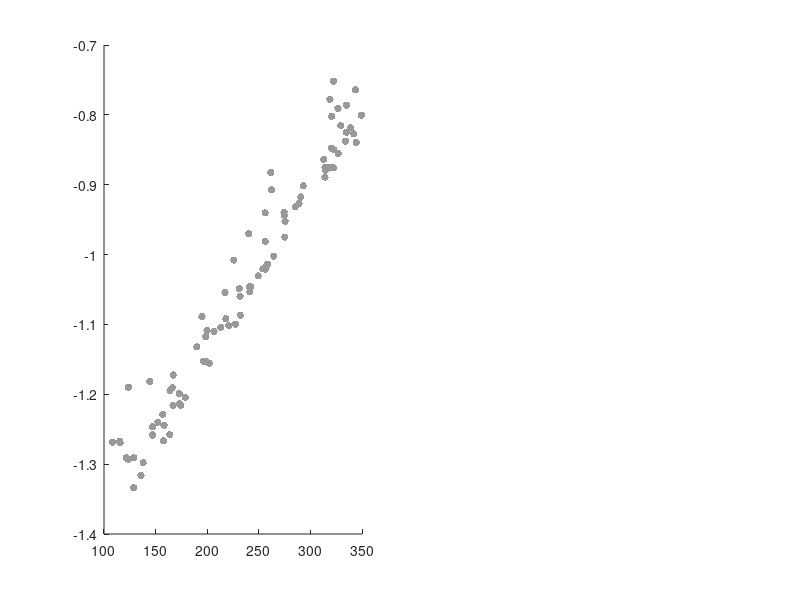

Write the MATLAB code that produced this figure. (Note: this script raises an error after producing the figure.)
%%
% Reproduces the modeling panels in Fig. 3 in:
%   IA Oldenburg, WD Hendricks, G Handy, K Shamardani, HA Bounds, B Doiron, 
%   H Adesnik. The logic of recurrent circuits in the primary visual 
%   cortex. bioRxiv (2022)
%
% Written and edited by G Handy 10/14/2022
%%
clear; close all; clc;

% Load the simulation data
load('./SimData/spreadSimData.mat','actDist','aveSupp','total_fit','aveExc',...
    'exc_fit','inh_fit','aveInh')

%%
xstart = 100; xend = 350;
figure(1); clf; subplot(1,2,1); hold on;

plot(actDist(actDist>0 & actDist<350),aveSupp(actDist>0 & actDist<350),'.',...
    'markersize',16,'color',[.6 .6 .6])
plot([xstart:0.1:xend],total_fit.predict([xstart:0.1:xend]'),'-','color',[0.85 0.325 0.098],...
    'linewidth',1.5)
set(gca,'fontsize',16)
xlabel('Spread of Ensemble (um)')
ylabel('Average \Deltar (Hz) of subpopulation')
xlim([100 350])


subplot(1,2,2); hold on;
hleg(1) = plot(actDist,aveExc,'.','markersize',16,'color',[0.85 0.325 0.098]);
plot([xstart:0.1:xend],exc_fit.predict([xstart:0.1:xend]'),'-','color',[0.85 0.325 0.098],'linewidth',1.5)
hleg(2) = plot(actDist,aveInh,'.','markersize',16,'color',[0 0.447 0.741]);
plot([xstart:0.1:xend],inh_fit.predict([xstart:0.1:xend]'),'-','color',[0 0.447 0.741],'linewidth',1.5)
set(gca,'fontsize',16)
xlabel('Spread of Ensemble (um)')
ylabel('Input')
xlim([100 350])
legend(hleg,{'Excitatory Pathway','Inhibitory Pathway'})

exc_fit.Coefficients.Estimate(2)
inh_fit.Coefficients.Estimate(2)

perDiff = (inh_fit.Coefficients.Estimate(2)-abs(exc_fit.Coefficients.Estimate(2)))/...
    ((inh_fit.Coefficients.Estimate(2)+abs(exc_fit.Coefficients.Estimate(2)))/2)*100;
fprintf('Percent difference in slope: %.2f \n',perDiff)